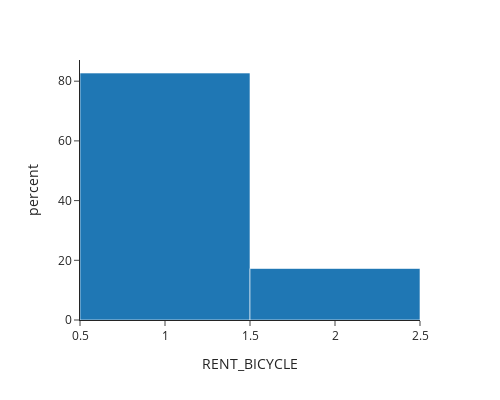

The notebook cell saved with this chart:
### Markdown cell above
If Egress distance is within 1 km then 81.4 % of them are willing to use it for access only

### Code cell
df2=df.loc[(df['EGRESS_DIS_B'] ==1)]
df2=df2.loc[(df2['RENT_BICYCLE']==1) | (df2['RENT_BICYCLE']==2)]
print(df2.shape)
px.histogram(data_frame=df2,x='RENT_BICYCLE',histnorm='percent',width=500, height=400, template="simple_white",category_orders={"RENT_BICYCLE":["Access only","Egress only"]})

### Figure 1 — Plotly figure (JSON) as saved in the notebook; plotly's stock layout.template omitted (floating-point values rounded to 4 significant figures; data arrays with more than 128 entries replaced by an {"elided": "..."} marker saying what was removed)
{"data": [{"alignmentgroup": "True", "bingroup": "x", "histnorm": "percent", "hovertemplate": "RENT_BICYCLE=%{x}<br>percent=%{y}<extra></extra>", "legendgroup": "", "marker": {"color": "#1F77B4", "pattern": {"shape": ""}}, "name": "", "offsetgroup": "", "orientation": "v", "showlegend": false, "type": "histogram", "x": {"elided": "226 int values"}, "xaxis": "x", "yaxis": "y"}], "layout": {"barmode": "relative", "height": 400, "legend": {"tracegroupgap": 0}, "margin": {"t": 60}, "width": 500, "xaxis": {"anchor": "y", "categoryarray": ["Access only", "Egress only"], "categoryorder": "array", "domain": [0, 1], "title": {"text": "RENT_BICYCLE"}}, "yaxis": {"anchor": "x", "domain": [0, 1], "title": {"text": "percent"}}}}
